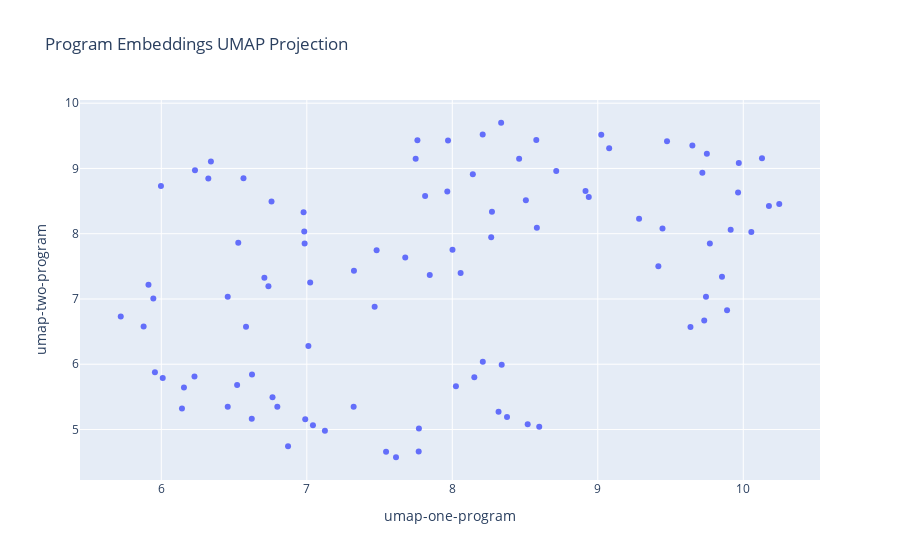

This figure's notebook cell:
### Code cell
# Plot the UMAP projection results
fig = px.scatter(
    program_df,
    x='umap-one-program',
    y='umap-two-program',
    hover_data=['title'],
    title='Program Embeddings UMAP Projection'
)
fig.show()

### Figure 1 — Plotly figure (JSON) as saved in the notebook; plotly's stock layout.template omitted (floating-point values rounded to 4 significant figures)
{"data": [{"customdata": [["Programme court de 2e cycle en génie de l'environnement"], ["Programme court de 2e cycle en génie de la production automatisée : intégration et automatisation des systèmes"], ["Programme court de 2e cycle en gestion de l’innovation"], ["DESS en projets internationaux et ingénierie globale"], ["Baccalauréat en informatique distribuée"], ["Maîtrise en conception et gestion de projets d’ingénierie canadiens"], ["Baccalauréat en génie électrique"], ["Programme court de 2e cycle en gestion de projets d'ingénierie"], ["Année préparatoire"], ["Maîtrise en génie électrique"], ["Programme court de 2e cycle en affaires juridiques pour l'ingénieur"], ["Baccalauréat en design d'expérience utilisateur (UX)"], ["Programme court de 2e cycle en efficacité énergétique"], ["Programme court de 2e cycle en modélisation des données du bâtiment (BIM)"], ["Programme court de 2e cycle en technologies de l'information"], ["Programme court de 2e&nbsp;cycle en génie électrique&nbsp;: commande industrielle"], ["Maîtrise en gestion de l’innovation"], ["Programme court en télécommunications"], ["DESS en génie électrique"], ["Programme court de 2e cycle en exploitation des énergies renouvelables"], ["Programme court de 2e cycle en génie de la construction : gestion des coûts et du temps"], ["Programme court de 2e cycle en génie mécanique"], ["Programme court de 2e cycle en gestion de projets internationaux"], ["Programme court en planification et gestion de la maintenance"], ["Maîtrise en génie logiciel"], ["Maîtrise en gestion de projets d'ingénierie"], ["DESS en technologies de la santé"], ["Certificat en gestion de la construction"], ["DESS en génie de la construction : projets de conception et réhabilitation"], ["DESS en génie de l'environnement"], ["Certificat en production industrielle"], ["Programme court en économie et estimation des projets de construction"], ["Baccalauréat en génie des opérations et de la logistique"], ["DESS en gestion de projets d'ingénierie"], ["Certificat en gestion immobilière"], ["Baccalauréat en génie logiciel"], ["Programme court en amélioration continue"], ["Maîtrise en génie des risques en santé et sécurité du travail"], ["Programme court en gestion industrielle"], ["Programme court de 2e cycle en faisabilité de projets internationaux"], ["Programme court de 2e cycle en génie de la production automatisée&nbsp; : systèmes intelligents"], ["Programme court de 2e cycle en génie électrique"], ["Programme court de 2e cycle en génie électrique : modélisation et traitement de l'information"], ["Programme court de 2e cycle en gestion des infrastructures urbaines"], ["Programme court de 2e cycle en santé et sécurité du travail sur les chantiers de construction"], ["Programme court de 2e cycle en réseaux de télécommunications"], ["Maîtrise en génie des réseaux de télécommunications"], ["Programme court de 2e cycle en technologies de la santé"], ["Programme court en gestion immobilière"], ["Programme court en optimisation de la productivité"], ["DESS en génie logiciel"], ["Maîtrise en génie, projets internationaux et ingénierie globale"], ["Maîtrise en génie de l'environnement"], ["DESS en BIM et innovations numériques"], ["Microprogramme de 2e cycle en ingénierie créative"], ["DESS en réseaux de télécommunications"], ["Certificat en économie et estimation des projets de construction"], ["DESS en gestion des infrastructures urbaines"], ["Maîtrise en génie de la construction"], ["Baccalauréat en génie des technologies de l'information"], ["DESS en génie de la production automatisée : systèmes intelligents"], ["Maîtrise en gestion des infrastructures urbaines"], ["Maîtrise en génie de la production automatisée"], ["DESS en entreprise numérique"], ["Maîtrise en génie, énergies renouvelables et efficacité énergétique"], ["DESS en génie mécanique"], ["DESS en gestion de l’innovation"], ["Cheminement universitaire en technologie"], ["DESS en technologies de l'information"], ["Baccalauréat en génie mécanique"], ["Maîtrise en génie des technologies de l’information"], ["Maîtrise en génie mécanique"], ["DESS en génie de la construction : gestion de projets de construction"], ["Microprogramme de 2e cycle en innovation en chirurgie"], ["Maîtrise en génie des technologies de la santé"], ["Certificat en gestion et assurance de la qualité"], ["DESS en énergies renouvelables et efficacité énergétique"], ["Baccalauréat en génie aérospatial"], ["Microprogramme de 2e cycle en entrepreneuriat scientifique et technologique"], ["Programme court de 2e cycle en entreprise numérique"], ["Programme court de 2e cycle en génie de la construction : gestion réglementaire"], ["Programme court de 2e cycle en génie de la construction&nbsp;: hydraulique environnementale"], ["Programme court de 2e cycle en génie électrique&nbsp;: télécommunications et microélectronique"], ["Maîtrise en génie aérospatial"], ["Baccalauréat en génie de la construction"], ["Baccalauréat en génie de la production automatisée"], ["Certificat en télécommunications"], ["Doctorat en génie"], ["Maîtrise en génie, concentration personnalisée"], ["DESS en génie des risques de santé et sécurité du travail"], ["DESS en génie de la production automatisée : intégration et automatisation des systèmes"], ["Programme court de 2e cycle en génie de la construction&nbsp;: projets de réhabilitation"], ["Programme court de 2e cycle en ingénierie financière"], ["Programme court de 2e cycle en génie des risques de santé et sécurité du travail"]], "hovertemplate": "umap-one-program=%{x}<br>umap-two-program=%{y}<br>title=%{customdata[0]}<extra></extra>", "legendgroup": "", "marker": {"color": "#636efa", "symbol": "circle"}, "mode": "markers", "name": "", "orientation": "v", "showlegend": false, "type": "scatter", "x": [7.322, 9.732, 6.989, 7.845, 9.024, 7.677, 10.06, 6.764, 9.969, 9.77, 6.521, 9.65, 8.025, 6.142, 6.871, 8.376, 8.141, 6.323, 9.913, 8.151, 6.228, 7.771, 6.622, 5.878, 8.916, 8.001, 8.209, 6.982, 7.466, 8.273, 6.978, 7.023, 9.719, 7.48, 6.529, 9.75, 5.721, 7.966, 5.945, 6.457, 9.637, 8.318, 8.598, 6.582, 5.956, 5.997, 6.341, 7.125, 5.912, 6.456, 9.476, 8.057, 8.506, 7.971, 7.769, 6.231, 6.985, 6.708, 8.581, 9.078, 9.744, 6.736, 9.416, 7.76, 8.34, 10.18, 7.748, 8.577, 8.336, 10.25, 8.714, 9.445, 7.324, 7.613, 8.459, 6.758, 8.21, 9.964, 7.545, 7.042, 6.01, 6.156, 8.518, 9.284, 8.267, 9.854, 6.565, 10.13, 8.938, 7.813, 9.889, 7.011, 6.798, 6.623], "xaxis": "x", "y": [5.35, 6.671, 5.157, 7.369, 9.518, 7.635, 8.027, 5.493, 9.083, 7.852, 5.683, 9.353, 5.664, 5.32, 4.743, 5.191, 8.912, 8.848, 8.061, 5.8, 5.812, 5.015, 5.166, 6.579, 8.654, 7.755, 9.521, 8.034, 6.882, 8.336, 8.328, 7.254, 8.934, 7.746, 7.863, 9.227, 6.731, 8.646, 7.007, 5.349, 6.571, 5.271, 5.044, 6.574, 5.876, 8.733, 9.107, 4.982, 7.219, 7.034, 9.417, 7.397, 8.512, 9.43, 4.663, 8.972, 7.852, 7.324, 8.093, 9.309, 7.035, 7.195, 7.503, 9.433, 5.994, 8.424, 9.149, 9.434, 9.7, 8.454, 8.962, 8.081, 7.432, 4.575, 9.149, 8.495, 6.04, 8.633, 4.659, 5.063, 5.789, 5.642, 5.08, 8.227, 7.945, 7.341, 8.851, 9.154, 8.562, 8.579, 6.825, 6.277, 5.35, 5.843], "yaxis": "y"}], "layout": {"legend": {"tracegroupgap": 0}, "title": {"text": "Program Embeddings UMAP Projection"}, "xaxis": {"anchor": "y", "domain": [0, 1], "title": {"text": "umap-one-program"}}, "yaxis": {"anchor": "x", "domain": [0, 1], "title": {"text": "umap-two-program"}}}}
